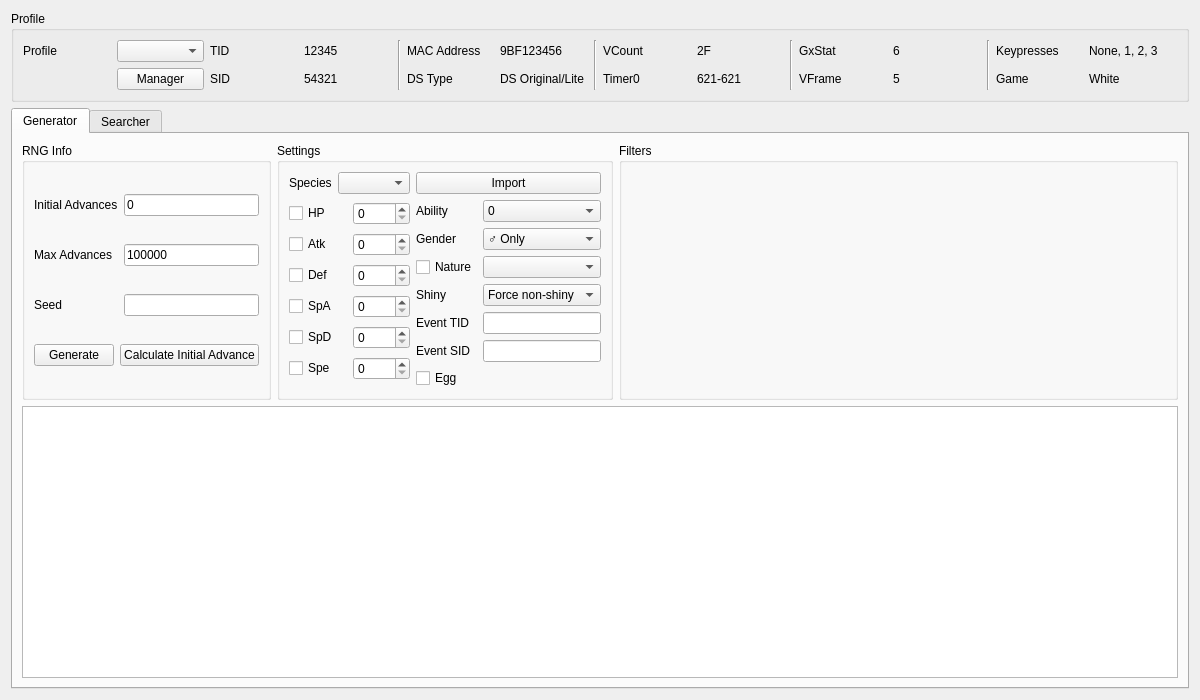
<?xml version="1.0" encoding="UTF-8"?>
<ui version="4.0">
 <class>Event5</class>
 <widget class="QWidget" name="Event5">
  <property name="geometry">
   <rect>
    <x>0</x>
    <y>0</y>
    <width>1200</width>
    <height>700</height>
   </rect>
  </property>
  <property name="windowTitle">
   <string>Gen 5 Event</string>
  </property>
  <layout class="QGridLayout" name="gridLayout_7">
   <item row="0" column="0">
    <widget class="QGroupBox" name="groupBoxProfile">
     <property name="title">
      <string>Profile</string>
     </property>
     <layout class="QGridLayout" name="gridLayout_5">
      <item row="0" column="0">
       <widget class="QLabel" name="labelProfile">
        <property name="text">
         <string>Profile</string>
        </property>
       </widget>
      </item>
      <item row="0" column="1">
       <widget class="QComboBox" name="comboBoxProfiles"/>
      </item>
      <item row="0" column="2">
       <widget class="QLabel" name="labelProfileTID">
        <property name="text">
         <string>TID</string>
        </property>
       </widget>
      </item>
      <item row="0" column="3">
       <widget class="QLabel" name="labelProfileTIDValue">
        <property name="text">
         <string notr="true">12345</string>
        </property>
       </widget>
      </item>
      <item row="0" column="4" rowspan="2">
       <widget class="Line" name="line_4">
        <property name="orientation">
         <enum>Qt::Vertical</enum>
        </property>
       </widget>
      </item>
      <item row="0" column="5">
       <widget class="QLabel" name="labelProfileMACAddress">
        <property name="text">
         <string>MAC Address</string>
        </property>
       </widget>
      </item>
      <item row="0" column="6">
       <widget class="QLabel" name="labelProfileMACAddressValue">
        <property name="text">
         <string notr="true">9BF123456</string>
        </property>
       </widget>
      </item>
      <item row="0" column="7" rowspan="2">
       <widget class="Line" name="line_3">
        <property name="orientation">
         <enum>Qt::Vertical</enum>
        </property>
       </widget>
      </item>
      <item row="0" column="8">
       <widget class="QLabel" name="labelProfileVCount">
        <property name="text">
         <string>VCount</string>
        </property>
       </widget>
      </item>
      <item row="0" column="9">
       <widget class="QLabel" name="labelProfileVCountValue">
        <property name="text">
         <string notr="true">2F</string>
        </property>
       </widget>
      </item>
      <item row="0" column="10" rowspan="2">
       <widget class="Line" name="line_2">
        <property name="orientation">
         <enum>Qt::Vertical</enum>
        </property>
       </widget>
      </item>
      <item row="0" column="11">
       <widget class="QLabel" name="labelProfileGxStat">
        <property name="text">
         <string>GxStat</string>
        </property>
       </widget>
      </item>
      <item row="0" column="12">
       <widget class="QLabel" name="labelProfileGxStatValue">
        <property name="text">
         <string notr="true">6</string>
        </property>
       </widget>
      </item>
      <item row="0" column="13" rowspan="2">
       <widget class="Line" name="line">
        <property name="orientation">
         <enum>Qt::Vertical</enum>
        </property>
       </widget>
      </item>
      <item row="0" column="14">
       <widget class="QLabel" name="labelProfileKeypresses">
        <property name="text">
         <string>Keypresses</string>
        </property>
       </widget>
      </item>
      <item row="0" column="15">
       <widget class="QLabel" name="labelProfileKeypressesValue">
        <property name="text">
         <string>None, 1, 2, 3</string>
        </property>
       </widget>
      </item>
      <item row="1" column="1">
       <widget class="QPushButton" name="pushButtonProfileManager">
        <property name="text">
         <string>Manager</string>
        </property>
       </widget>
      </item>
      <item row="1" column="2">
       <widget class="QLabel" name="labelProfileSID">
        <property name="text">
         <string>SID</string>
        </property>
       </widget>
      </item>
      <item row="1" column="3">
       <widget class="QLabel" name="labelProfileSIDValue">
        <property name="text">
         <string notr="true">54321</string>
        </property>
       </widget>
      </item>
      <item row="1" column="5">
       <widget class="QLabel" name="labelProfileDSType">
        <property name="text">
         <string>DS Type</string>
        </property>
       </widget>
      </item>
      <item row="1" column="6">
       <widget class="QLabel" name="labelProfileDSTypeValue">
        <property name="text">
         <string>DS Original/Lite</string>
        </property>
       </widget>
      </item>
      <item row="1" column="8">
       <widget class="QLabel" name="labelProfileTimer0">
        <property name="text">
         <string>Timer0</string>
        </property>
       </widget>
      </item>
      <item row="1" column="9">
       <widget class="QLabel" name="labelProfileTimer0Value">
        <property name="text">
         <string notr="true">621-621</string>
        </property>
       </widget>
      </item>
      <item row="1" column="11">
       <widget class="QLabel" name="labelProfileVFrame">
        <property name="text">
         <string>VFrame</string>
        </property>
       </widget>
      </item>
      <item row="1" column="12">
       <widget class="QLabel" name="labelProfileVFrameValue">
        <property name="text">
         <string notr="true">5</string>
        </property>
       </widget>
      </item>
      <item row="1" column="14">
       <widget class="QLabel" name="labelProfileGame">
        <property name="text">
         <string>Game</string>
        </property>
       </widget>
      </item>
      <item row="1" column="15">
       <widget class="QLabel" name="labelProfileGameValue">
        <property name="text">
         <string>White</string>
        </property>
       </widget>
      </item>
     </layout>
    </widget>
   </item>
   <item row="1" column="0">
    <widget class="QTabWidget" name="tabRNGSelector">
     <widget class="QWidget" name="tabStationary">
      <attribute name="title">
       <string>Generator</string>
      </attribute>
      <layout class="QGridLayout" name="gridLayout_12">
       <item row="0" column="0">
        <widget class="QGroupBox" name="groupBoxGeneratorRNGInfo">
         <property name="sizePolicy">
          <sizepolicy hsizetype="Preferred" vsizetype="Preferred">
           <horstretch>1</horstretch>
           <verstretch>0</verstretch>
          </sizepolicy>
         </property>
         <property name="title">
          <string>RNG Info</string>
         </property>
         <layout class="QGridLayout" name="gridLayout_6">
          <item row="0" column="0">
           <widget class="QLabel" name="labelGeneratorInitialAdvances">
            <property name="text">
             <string>Initial Advances</string>
            </property>
           </widget>
          </item>
          <item row="0" column="1">
           <widget class="TextBox" name="textBoxGeneratorInitialAdvances">
            <property name="inputMask">
             <string/>
            </property>
            <property name="text">
             <string notr="true">0</string>
            </property>
           </widget>
          </item>
          <item row="1" column="0">
           <widget class="QLabel" name="labelGeneratorMaxAdvances">
            <property name="text">
             <string>Max Advances</string>
            </property>
           </widget>
          </item>
          <item row="1" column="1">
           <widget class="TextBox" name="textBoxGeneratorMaxAdvances">
            <property name="inputMask">
             <string/>
            </property>
            <property name="text">
             <string notr="true">100000</string>
            </property>
           </widget>
          </item>
          <item row="2" column="0">
           <widget class="QLabel" name="labelGeneratorSeed">
            <property name="text">
             <string>Seed</string>
            </property>
           </widget>
          </item>
          <item row="2" column="1">
           <widget class="TextBox" name="textBoxGeneratorSeed">
            <property name="inputMask">
             <string/>
            </property>
            <property name="text">
             <string/>
            </property>
            <property name="cursorPosition">
             <number>0</number>
            </property>
            <property name="alignment">
             <set>Qt::AlignCenter</set>
            </property>
            <property name="clearButtonEnabled">
             <bool>false</bool>
            </property>
           </widget>
          </item>
          <item row="3" column="0" colspan="2">
           <layout class="QHBoxLayout" name="horizontalLayout_2">
            <item>
             <widget class="QPushButton" name="pushButtonGenerate">
              <property name="enabled">
               <bool>true</bool>
              </property>
              <property name="text">
               <string>Generate</string>
              </property>
              <property name="checkable">
               <bool>false</bool>
              </property>
              <property name="autoDefault">
               <bool>false</bool>
              </property>
             </widget>
            </item>
            <item>
             <widget class="QPushButton" name="pushButtonCalculateInitialAdvances">
              <property name="text">
               <string>Calculate Initial Advance</string>
              </property>
             </widget>
            </item>
           </layout>
          </item>
         </layout>
        </widget>
       </item>
       <item row="0" column="1">
        <widget class="QGroupBox" name="groupBoxGeneratorSettings">
         <property name="sizePolicy">
          <sizepolicy hsizetype="Preferred" vsizetype="Preferred">
           <horstretch>2</horstretch>
           <verstretch>0</verstretch>
          </sizepolicy>
         </property>
         <property name="title">
          <string>Settings</string>
         </property>
         <layout class="QGridLayout" name="gridLayout_11">
          <item row="0" column="0">
           <widget class="QLabel" name="labelGeneratorSpecies">
            <property name="text">
             <string>Species</string>
            </property>
           </widget>
          </item>
          <item row="0" column="1">
           <widget class="QComboBox" name="comboBoxGeneratorSpecies"/>
          </item>
          <item row="1" column="0" colspan="2">
           <layout class="QGridLayout" name="gridLayout_8">
            <item row="0" column="0">
             <widget class="QCheckBox" name="checkBoxGeneratorHP">
              <property name="text">
               <string>HP</string>
              </property>
             </widget>
            </item>
            <item row="0" column="1">
             <widget class="QSpinBox" name="spinBoxGeneratorHP">
              <property name="maximum">
               <number>31</number>
              </property>
             </widget>
            </item>
            <item row="1" column="0">
             <widget class="QCheckBox" name="checkBoxGeneratorAtk">
              <property name="text">
               <string>Atk</string>
              </property>
             </widget>
            </item>
            <item row="1" column="1">
             <widget class="QSpinBox" name="spinBoxGeneratorAtk">
              <property name="maximum">
               <number>31</number>
              </property>
             </widget>
            </item>
            <item row="2" column="0">
             <widget class="QCheckBox" name="checkBoxGeneratorDef">
              <property name="text">
               <string>Def</string>
              </property>
             </widget>
            </item>
            <item row="2" column="1">
             <widget class="QSpinBox" name="spinBoxGeneratorDef">
              <property name="maximum">
               <number>31</number>
              </property>
             </widget>
            </item>
            <item row="3" column="0">
             <widget class="QCheckBox" name="checkBoxGeneratorSpA">
              <property name="text">
               <string>SpA</string>
              </property>
             </widget>
            </item>
            <item row="3" column="1">
             <widget class="QSpinBox" name="spinBoxGeneratorSpA">
              <property name="maximum">
               <number>31</number>
              </property>
             </widget>
            </item>
            <item row="4" column="0">
             <widget class="QCheckBox" name="checkBoxGeneratorSpD">
              <property name="text">
               <string>SpD</string>
              </property>
             </widget>
            </item>
            <item row="4" column="1">
             <widget class="QSpinBox" name="spinBoxGeneratorSpD">
              <property name="maximum">
               <number>31</number>
              </property>
             </widget>
            </item>
            <item row="5" column="0">
             <widget class="QCheckBox" name="checkBoxGeneratorSpe">
              <property name="text">
               <string>Spe</string>
              </property>
             </widget>
            </item>
            <item row="5" column="1">
             <widget class="QSpinBox" name="spinBoxGeneratorSpe">
              <property name="maximum">
               <number>31</number>
              </property>
             </widget>
            </item>
           </layout>
          </item>
          <item row="1" column="2">
           <layout class="QGridLayout" name="gridLayout_10">
            <item row="0" column="0">
             <widget class="QLabel" name="labelGeneratorAbility">
              <property name="text">
               <string>Ability</string>
              </property>
             </widget>
            </item>
            <item row="0" column="1">
             <widget class="QComboBox" name="comboBoxGeneratorAbility">
              <item>
               <property name="text">
                <string notr="true">0</string>
               </property>
              </item>
              <item>
               <property name="text">
                <string notr="true">1</string>
               </property>
              </item>
              <item>
               <property name="text">
                <string notr="true">H</string>
               </property>
              </item>
              <item>
               <property name="text">
                <string notr="true">0/1</string>
               </property>
              </item>
             </widget>
            </item>
            <item row="1" column="0">
             <widget class="QLabel" name="labelGeneratorGender">
              <property name="text">
               <string>Gender</string>
              </property>
             </widget>
            </item>
            <item row="1" column="1">
             <widget class="QComboBox" name="comboBoxGeneratorGender">
              <item>
               <property name="text">
                <string>♂ Only</string>
               </property>
              </item>
              <item>
               <property name="text">
                <string>♀ Only</string>
               </property>
              </item>
              <item>
               <property name="text">
                <string>Random</string>
               </property>
              </item>
             </widget>
            </item>
            <item row="2" column="0">
             <widget class="QCheckBox" name="checkBoxGeneratorNature">
              <property name="text">
               <string>Nature</string>
              </property>
             </widget>
            </item>
            <item row="2" column="1">
             <widget class="QComboBox" name="comboBoxGeneratorNature"/>
            </item>
            <item row="3" column="0">
             <widget class="QLabel" name="labelGeneratorShiny">
              <property name="text">
               <string>Shiny</string>
              </property>
             </widget>
            </item>
            <item row="3" column="1">
             <widget class="QComboBox" name="comboBoxGeneratorShiny">
              <item>
               <property name="text">
                <string>Force non-shiny</string>
               </property>
              </item>
              <item>
               <property name="text">
                <string>Random</string>
               </property>
              </item>
              <item>
               <property name="text">
                <string>Force shiny</string>
               </property>
              </item>
             </widget>
            </item>
            <item row="4" column="0">
             <widget class="QLabel" name="labelGeneratorEventTID">
              <property name="text">
               <string>Event TID</string>
              </property>
             </widget>
            </item>
            <item row="4" column="1">
             <widget class="TextBox" name="textBoxGeneratorEventTID"/>
            </item>
            <item row="5" column="0">
             <widget class="QLabel" name="labelGeneratorEventSID">
              <property name="text">
               <string>Event SID</string>
              </property>
             </widget>
            </item>
            <item row="5" column="1">
             <widget class="TextBox" name="textBoxGeneratorEventSID"/>
            </item>
            <item row="6" column="0">
             <widget class="QCheckBox" name="checkBoxGeneratorEgg">
              <property name="text">
               <string>Egg</string>
              </property>
             </widget>
            </item>
           </layout>
          </item>
          <item row="0" column="2">
           <widget class="QPushButton" name="pushButtonGeneratorImport">
            <property name="text">
             <string>Import</string>
            </property>
           </widget>
          </item>
         </layout>
        </widget>
       </item>
       <item row="0" column="2">
        <widget class="QGroupBox" name="groupBoxGeneratorFilters">
         <property name="sizePolicy">
          <sizepolicy hsizetype="Preferred" vsizetype="Preferred">
           <horstretch>4</horstretch>
           <verstretch>0</verstretch>
          </sizepolicy>
         </property>
         <property name="title">
          <string>Filters</string>
         </property>
         <layout class="QGridLayout" name="gridLayout">
          <item row="0" column="0" rowspan="2">
           <widget class="Filter" name="filterGenerator" native="true"/>
          </item>
         </layout>
        </widget>
       </item>
       <item row="1" column="0" colspan="3">
        <widget class="TableView" name="tableViewGenerator">
         <property name="contextMenuPolicy">
          <enum>Qt::CustomContextMenu</enum>
         </property>
         <property name="editTriggers">
          <set>QAbstractItemView::NoEditTriggers</set>
         </property>
         <property name="sortingEnabled">
          <bool>false</bool>
         </property>
         <attribute name="horizontalHeaderDefaultSectionSize">
          <number>100</number>
         </attribute>
         <attribute name="verticalHeaderVisible">
          <bool>false</bool>
         </attribute>
         <attribute name="verticalHeaderMinimumSectionSize">
          <number>20</number>
         </attribute>
         <attribute name="verticalHeaderDefaultSectionSize">
          <number>21</number>
         </attribute>
        </widget>
       </item>
      </layout>
     </widget>
     <widget class="QWidget" name="tabSearcher">
      <property name="enabled">
       <bool>true</bool>
      </property>
      <attribute name="title">
       <string>Searcher</string>
      </attribute>
      <layout class="QGridLayout" name="gridLayout_3">
       <item row="0" column="1">
        <widget class="QGroupBox" name="groupBoxSearcherSettings">
         <property name="sizePolicy">
          <sizepolicy hsizetype="Preferred" vsizetype="Preferred">
           <horstretch>2</horstretch>
           <verstretch>0</verstretch>
          </sizepolicy>
         </property>
         <property name="title">
          <string>Settings</string>
         </property>
         <layout class="QGridLayout" name="gridLayout_13">
          <item row="0" column="0">
           <widget class="QLabel" name="labelSearcherSpecies">
            <property name="text">
             <string>Species</string>
            </property>
           </widget>
          </item>
          <item row="0" column="1">
           <widget class="QComboBox" name="comboBoxSearcherSpecies"/>
          </item>
          <item row="1" column="0" colspan="2">
           <layout class="QGridLayout" name="gridLayout_9">
            <item row="1" column="0">
             <widget class="QCheckBox" name="checkBoxSearcherAtk">
              <property name="text">
               <string>Atk</string>
              </property>
             </widget>
            </item>
            <item row="2" column="0">
             <widget class="QCheckBox" name="checkBoxSearcherDef">
              <property name="text">
               <string>Def</string>
              </property>
             </widget>
            </item>
            <item row="4" column="0">
             <widget class="QCheckBox" name="checkBoxSearcherSpD">
              <property name="text">
               <string>SpD</string>
              </property>
             </widget>
            </item>
            <item row="5" column="0">
             <widget class="QCheckBox" name="checkBoxSearcherSpe">
              <property name="text">
               <string>Spe</string>
              </property>
             </widget>
            </item>
            <item row="0" column="0">
             <widget class="QCheckBox" name="checkBoxSearcherHP">
              <property name="text">
               <string>HP</string>
              </property>
             </widget>
            </item>
            <item row="0" column="1">
             <widget class="QSpinBox" name="spinBoxSearcherHP">
              <property name="maximum">
               <number>31</number>
              </property>
             </widget>
            </item>
            <item row="3" column="0">
             <widget class="QCheckBox" name="checkBoxSearcherSpA">
              <property name="text">
               <string>SpA</string>
              </property>
             </widget>
            </item>
            <item row="5" column="1">
             <widget class="QSpinBox" name="spinBoxSearcherSpe">
              <property name="maximum">
               <number>31</number>
              </property>
             </widget>
            </item>
            <item row="4" column="1">
             <widget class="QSpinBox" name="spinBoxSearcherSpD">
              <property name="maximum">
               <number>31</number>
              </property>
             </widget>
            </item>
            <item row="3" column="1">
             <widget class="QSpinBox" name="spinBoxSearcherSpA">
              <property name="maximum">
               <number>31</number>
              </property>
             </widget>
            </item>
            <item row="1" column="1">
             <widget class="QSpinBox" name="spinBoxSearcherAtk">
              <property name="maximum">
               <number>31</number>
              </property>
             </widget>
            </item>
            <item row="2" column="1">
             <widget class="QSpinBox" name="spinBoxSearcherDef">
              <property name="maximum">
               <number>31</number>
              </property>
             </widget>
            </item>
           </layout>
          </item>
          <item row="1" column="2">
           <layout class="QGridLayout" name="gridLayout_14">
            <item row="0" column="0">
             <widget class="QLabel" name="labelSearcherAbility">
              <property name="text">
               <string>Ability</string>
              </property>
             </widget>
            </item>
            <item row="0" column="1">
             <widget class="QComboBox" name="comboBoxSearcherAbility">
              <item>
               <property name="text">
                <string notr="true">0</string>
               </property>
              </item>
              <item>
               <property name="text">
                <string notr="true">1</string>
               </property>
              </item>
              <item>
               <property name="text">
                <string notr="true">H</string>
               </property>
              </item>
              <item>
               <property name="text">
                <string notr="true">0/1</string>
               </property>
              </item>
             </widget>
            </item>
            <item row="1" column="0">
             <widget class="QLabel" name="labelSearcherGender">
              <property name="text">
               <string>Gender</string>
              </property>
             </widget>
            </item>
            <item row="1" column="1">
             <widget class="QComboBox" name="comboBoxSearcherGender">
              <item>
               <property name="text">
                <string>♂ Only</string>
               </property>
              </item>
              <item>
               <property name="text">
                <string>♀ Only</string>
               </property>
              </item>
              <item>
               <property name="text">
                <string>Random</string>
               </property>
              </item>
             </widget>
            </item>
            <item row="2" column="0">
             <widget class="QCheckBox" name="checkBoxSearcherNature">
              <property name="text">
               <string>Nature</string>
              </property>
             </widget>
            </item>
            <item row="2" column="1">
             <widget class="QComboBox" name="comboBoxSearcherNature"/>
            </item>
            <item row="3" column="0">
             <widget class="QLabel" name="labelSearcherShiny">
              <property name="text">
               <string>Shiny</string>
              </property>
             </widget>
            </item>
            <item row="3" column="1">
             <widget class="QComboBox" name="comboBoxSearcherShiny">
              <item>
               <property name="text">
                <string>Force non-shiny</string>
               </property>
              </item>
              <item>
               <property name="text">
                <string>Random</string>
               </property>
              </item>
              <item>
               <property name="text">
                <string>Force shiny</string>
               </property>
              </item>
             </widget>
            </item>
            <item row="4" column="0">
             <widget class="QLabel" name="labelSearcherEventTID">
              <property name="text">
               <string>Event TID</string>
              </property>
             </widget>
            </item>
            <item row="4" column="1">
             <widget class="TextBox" name="textBoxSearcherEventTID"/>
            </item>
            <item row="5" column="0">
             <widget class="QLabel" name="labelSearcherEventSID">
              <property name="text">
               <string>Event SID</string>
              </property>
             </widget>
            </item>
            <item row="5" column="1">
             <widget class="TextBox" name="textBoxSearcherEventSID"/>
            </item>
            <item row="6" column="0">
             <widget class="QCheckBox" name="checkBoxSearcherEgg">
              <property name="text">
               <string>Egg</string>
              </property>
             </widget>
            </item>
           </layout>
          </item>
          <item row="0" column="2">
           <widget class="QPushButton" name="pushButtonSearcherImport">
            <property name="text">
             <string>Import</string>
            </property>
           </widget>
          </item>
         </layout>
        </widget>
       </item>
       <item row="0" column="2">
        <widget class="QGroupBox" name="groupBoxSearcherFilters">
         <property name="sizePolicy">
          <sizepolicy hsizetype="Preferred" vsizetype="Preferred">
           <horstretch>4</horstretch>
           <verstretch>0</verstretch>
          </sizepolicy>
         </property>
         <property name="title">
          <string>Filters</string>
         </property>
         <layout class="QGridLayout" name="gridLayout_4">
          <item row="0" column="0" rowspan="2">
           <widget class="Filter" name="filterSearcher" native="true"/>
          </item>
         </layout>
        </widget>
       </item>
       <item row="2" column="0" colspan="3">
        <widget class="TableView" name="tableViewSearcher">
         <property name="contextMenuPolicy">
          <enum>Qt::CustomContextMenu</enum>
         </property>
         <property name="editTriggers">
          <set>QAbstractItemView::NoEditTriggers</set>
         </property>
         <property name="sortingEnabled">
          <bool>true</bool>
         </property>
         <attribute name="horizontalHeaderDefaultSectionSize">
          <number>100</number>
         </attribute>
         <attribute name="verticalHeaderVisible">
          <bool>false</bool>
         </attribute>
         <attribute name="verticalHeaderMinimumSectionSize">
          <number>20</number>
         </attribute>
         <attribute name="verticalHeaderDefaultSectionSize">
          <number>21</number>
         </attribute>
        </widget>
       </item>
       <item row="1" column="0" colspan="3">
        <widget class="QProgressBar" name="progressBar">
         <property name="value">
          <number>0</number>
         </property>
        </widget>
       </item>
       <item row="0" column="0">
        <widget class="QGroupBox" name="groupBoxSearcherRNGInfo">
         <property name="sizePolicy">
          <sizepolicy hsizetype="Preferred" vsizetype="Preferred">
           <horstretch>1</horstretch>
           <verstretch>0</verstretch>
          </sizepolicy>
         </property>
         <property name="title">
          <string>RNG Info</string>
         </property>
         <layout class="QGridLayout" name="gridLayout_2">
          <item row="0" column="0">
           <widget class="QLabel" name="labelSearcherMaxAdvances">
            <property name="text">
             <string>Max Advances</string>
            </property>
           </widget>
          </item>
          <item row="0" column="1">
           <widget class="TextBox" name="textBoxSearcherMaxAdvances">
            <property name="text">
             <string notr="true">100</string>
            </property>
           </widget>
          </item>
          <item row="1" column="0">
           <widget class="QLabel" name="labelSearcherStartDate">
            <property name="text">
             <string>Start Date</string>
            </property>
           </widget>
          </item>
          <item row="1" column="1">
           <widget class="QDateEdit" name="dateEditSearcherStartDate">
            <property name="maximumDateTime">
             <datetime>
              <hour>23</hour>
              <minute>59</minute>
              <second>59</second>
              <year>2099</year>
              <month>12</month>
              <day>31</day>
             </datetime>
            </property>
            <property name="minimumDateTime">
             <datetime>
              <hour>0</hour>
              <minute>0</minute>
              <second>0</second>
              <year>2000</year>
              <month>1</month>
              <day>1</day>
             </datetime>
            </property>
            <property name="calendarPopup">
             <bool>true</bool>
            </property>
           </widget>
          </item>
          <item row="2" column="0">
           <widget class="QLabel" name="labelSearcherEndDate">
            <property name="text">
             <string>End Date</string>
            </property>
           </widget>
          </item>
          <item row="2" column="1">
           <widget class="QDateEdit" name="dateEditSearcherEndDate">
            <property name="maximumDateTime">
             <datetime>
              <hour>23</hour>
              <minute>59</minute>
              <second>59</second>
              <year>2099</year>
              <month>12</month>
              <day>31</day>
             </datetime>
            </property>
            <property name="minimumDateTime">
             <datetime>
              <hour>0</hour>
              <minute>0</minute>
              <second>0</second>
              <year>2000</year>
              <month>1</month>
              <day>1</day>
             </datetime>
            </property>
            <property name="calendarPopup">
             <bool>true</bool>
            </property>
           </widget>
          </item>
          <item row="3" column="0" colspan="2">
           <layout class="QHBoxLayout" name="horizontalLayout">
            <item>
             <widget class="QPushButton" name="pushButtonSearch">
              <property name="enabled">
               <bool>true</bool>
              </property>
              <property name="text">
               <string>Search</string>
              </property>
              <property name="checkable">
               <bool>false</bool>
              </property>
              <property name="autoDefault">
               <bool>false</bool>
              </property>
             </widget>
            </item>
            <item>
             <widget class="QPushButton" name="pushButtonCancel">
              <property name="enabled">
               <bool>false</bool>
              </property>
              <property name="text">
               <string>Cancel</string>
              </property>
             </widget>
            </item>
           </layout>
          </item>
         </layout>
        </widget>
       </item>
      </layout>
     </widget>
    </widget>
   </item>
  </layout>
 </widget>
 <customwidgets>
  <customwidget>
   <class>TextBox</class>
   <extends>QLineEdit</extends>
   <header>Forms/Controls/TextBox.hpp</header>
  </customwidget>
  <customwidget>
   <class>TableView</class>
   <extends>QTableView</extends>
   <header>Forms/Controls/TableView.hpp</header>
  </customwidget>
  <customwidget>
   <class>Filter</class>
   <extends>QWidget</extends>
   <header>Forms/Controls/Filter.hpp</header>
   <container>1</container>
  </customwidget>
 </customwidgets>
 <tabstops>
  <tabstop>comboBoxProfiles</tabstop>
  <tabstop>pushButtonProfileManager</tabstop>
  <tabstop>tabRNGSelector</tabstop>
  <tabstop>textBoxGeneratorInitialAdvances</tabstop>
  <tabstop>textBoxGeneratorMaxAdvances</tabstop>
  <tabstop>textBoxGeneratorSeed</tabstop>
  <tabstop>pushButtonGenerate</tabstop>
  <tabstop>pushButtonCalculateInitialAdvances</tabstop>
  <tabstop>comboBoxGeneratorSpecies</tabstop>
  <tabstop>pushButtonGeneratorImport</tabstop>
  <tabstop>checkBoxGeneratorHP</tabstop>
  <tabstop>spinBoxGeneratorHP</tabstop>
  <tabstop>checkBoxGeneratorAtk</tabstop>
  <tabstop>spinBoxGeneratorAtk</tabstop>
  <tabstop>checkBoxGeneratorDef</tabstop>
  <tabstop>spinBoxGeneratorDef</tabstop>
  <tabstop>checkBoxGeneratorSpA</tabstop>
  <tabstop>spinBoxGeneratorSpA</tabstop>
  <tabstop>checkBoxGeneratorSpD</tabstop>
  <tabstop>spinBoxGeneratorSpD</tabstop>
  <tabstop>checkBoxGeneratorSpe</tabstop>
  <tabstop>spinBoxGeneratorSpe</tabstop>
  <tabstop>comboBoxGeneratorAbility</tabstop>
  <tabstop>comboBoxGeneratorGender</tabstop>
  <tabstop>checkBoxGeneratorNature</tabstop>
  <tabstop>comboBoxGeneratorNature</tabstop>
  <tabstop>comboBoxGeneratorShiny</tabstop>
  <tabstop>textBoxGeneratorEventTID</tabstop>
  <tabstop>textBoxGeneratorEventSID</tabstop>
  <tabstop>checkBoxGeneratorEgg</tabstop>
  <tabstop>tableViewGenerator</tabstop>
  <tabstop>textBoxSearcherMaxAdvances</tabstop>
  <tabstop>dateEditSearcherStartDate</tabstop>
  <tabstop>dateEditSearcherEndDate</tabstop>
  <tabstop>pushButtonSearch</tabstop>
  <tabstop>pushButtonCancel</tabstop>
  <tabstop>comboBoxSearcherSpecies</tabstop>
  <tabstop>pushButtonSearcherImport</tabstop>
  <tabstop>checkBoxSearcherHP</tabstop>
  <tabstop>spinBoxSearcherHP</tabstop>
  <tabstop>checkBoxSearcherAtk</tabstop>
  <tabstop>spinBoxSearcherAtk</tabstop>
  <tabstop>checkBoxSearcherDef</tabstop>
  <tabstop>spinBoxSearcherDef</tabstop>
  <tabstop>checkBoxSearcherSpA</tabstop>
  <tabstop>spinBoxSearcherSpA</tabstop>
  <tabstop>checkBoxSearcherSpD</tabstop>
  <tabstop>spinBoxSearcherSpD</tabstop>
  <tabstop>checkBoxSearcherSpe</tabstop>
  <tabstop>spinBoxSearcherSpe</tabstop>
  <tabstop>comboBoxSearcherAbility</tabstop>
  <tabstop>comboBoxSearcherGender</tabstop>
  <tabstop>checkBoxSearcherNature</tabstop>
  <tabstop>comboBoxSearcherNature</tabstop>
  <tabstop>comboBoxSearcherShiny</tabstop>
  <tabstop>textBoxSearcherEventTID</tabstop>
  <tabstop>textBoxSearcherEventSID</tabstop>
  <tabstop>checkBoxSearcherEgg</tabstop>
  <tabstop>tableViewSearcher</tabstop>
 </tabstops>
 <resources/>
 <connections/>
</ui>
